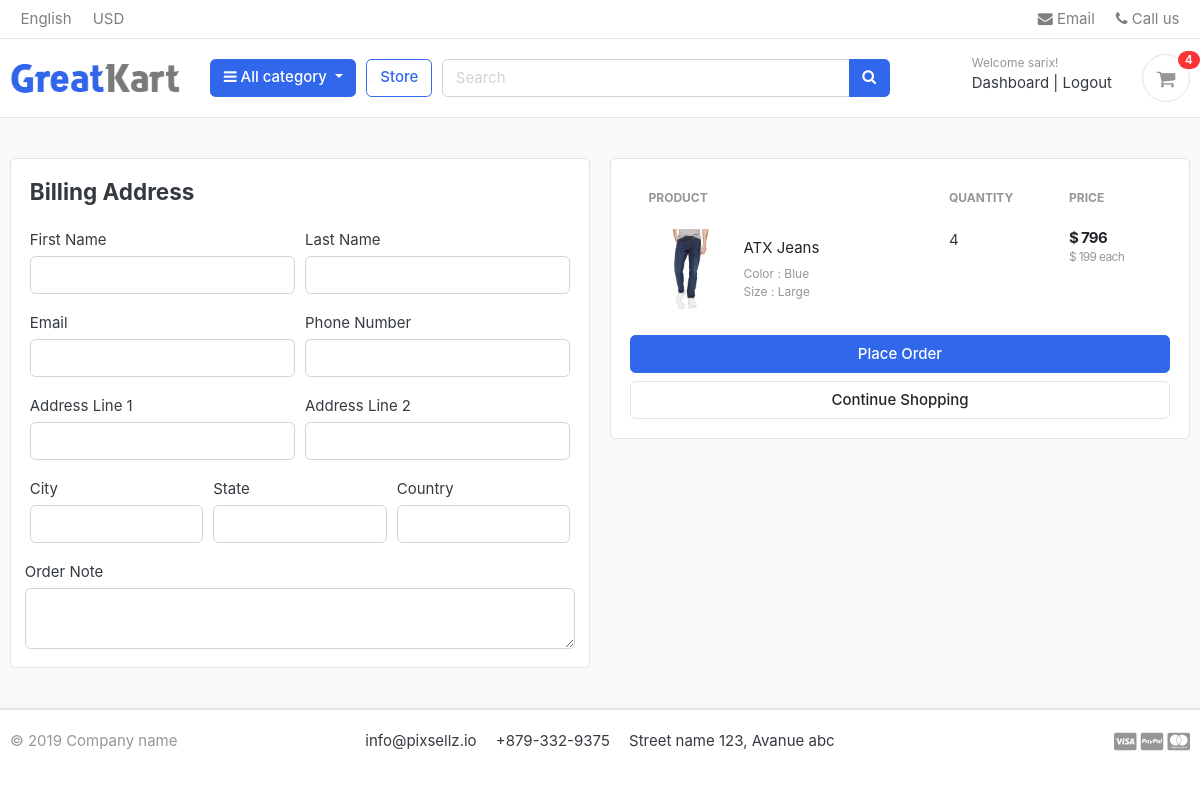
The app's page /cart/checkout/ (signed in) with its own data.
### accounts/models.py (models this page shows, shortened)
class Account(AbstractBaseUser):
    first_name      = models.CharField(max_length=50)
    last_name       = models.CharField(max_length=50)
    username        = models.CharField(max_length=50, unique=True)
    email           = models.EmailField(max_length=100, unique=True)
    phone_number    = models.CharField(max_length=50)
    date_joined     = models.DateTimeField(auto_now_add=True)
    last_login      = models.DateTimeField(auto_now_add=True)
    is_admin        = models.BooleanField(default=False)
    is_staff        = models.BooleanField(default=False)
    is_active        = models.BooleanField(default=False)
    is_superadmin        = models.BooleanField(default=False)
    USERNAME_FIELD = 'email'
    REQUIRED_FIELDS = ['username', 'first_name', 'last_name']
    objects = MyAccountManager()

### carts/models.py (models this page shows, shortened)
class CartItem(models.Model):
    user = models.ForeignKey(Account, on_delete=models.CASCADE, null=True)
    product = models.ForeignKey(Product, on_delete=models.CASCADE)
    variations = models.ManyToManyField(Variation, blank=True)
    cart    = models.ForeignKey(Cart, on_delete=models.CASCADE, null=True)
    quantity = models.IntegerField()
    is_active = models.BooleanField(default=True)
    def sub_total(self):
        return self.product.price * self.quantity

### store/models.py (models this page shows, shortened)
class Product(models.Model):
    product_name    = models.CharField(max_length=200, unique=True)
    slug            = models.SlugField(max_length=200, unique=True)
    description     = models.TextField(max_length=500, blank=True)
    price           = models.IntegerField()
    images          = models.ImageField(upload_to='photos/products')
    stock           = models.IntegerField()
    is_available    = models.BooleanField(default=True)
    category        = models.ForeignKey(Category, on_delete=models.CASCADE)
    created_date    = models.DateTimeField(auto_now_add=True)
    modified_date   = models.DateTimeField(auto_now=True)
    def get_url(self):
        return reverse('product_detail', args=[self.category.slug, self.slug])

class Variation(models.Model):
    product = models.ForeignKey(Product, on_delete=models.CASCADE)
    variation_category = models.CharField(max_length=100, choices=variation_category_choice)
    variation_value     = models.CharField(max_length=100)
    is_active           = models.BooleanField(default=True)
    created_date        = models.DateTimeField(auto_now=True)
    objects = VariationManager()

### carts/views.py (the view)
# urls.py: path('checkout/', views.checkout, name='checkout'),
@login_required(login_url='login')
def checkout(request, total=0, quantity=0, cart_items=None):
    try:
        tax = 0
        grand_total = 0
        if request.user.is_authenticated:
            cart_items = CartItem.objects.filter(user=request.user, is_active=True)
        else:
            cart = Cart.objects.get(cart_id=_cart_id(request))
            cart_items = CartItem.objects.filter(cart=cart, is_active=True)
        for cart_item in cart_items:
            total += (cart_item.product.price * cart_item.quantity)
            quantity += cart_item.quantity
        tax = (2 * total)/100
        grand_total = total + tax
    except ObjectDoesNotExist:
        pass #just ignore
    context = {
        'total': total,
        'quantity': quantity,
        'cart_items': cart_items,
        'tax'       : tax,
        'grand_total': grand_total,
    }
    return render(request, 'store/checkout.html', context)

### carts/context_processors.py (called while the page is built)
def counter(request):
    cart_count = 0
    if 'admin' in request.path:
        return {}
    else:
        try:
            cart = Cart.objects.filter(cart_id=_cart_id(request))
            if request.user.is_authenticated:
                cart_items = CartItem.objects.all().filter(user=request.user)
            else:
                cart_items = CartItem.objects.all().filter(cart=cart[:1])
            for cart_item in cart_items:
                cart_count += cart_item.quantity
        except Cart.DoesNotExist:
            cart_count = 0
    return dict(cart_count=cart_count)

### carts/views.py (called while the page is built)
def _cart_id(request):
    cart = request.session.session_key
    if not cart:
        cart = request.session.create()
    return cart

### category/context_processors.py (called while the page is built)
def menu_links(request):
    links = Category.objects.all()
    return dict(links=links)

### category/models.py (called while the page is built)
    def get_url(self):
            return reverse('products_by_category', args = [self.slug])

### templates/store/checkout.html (shortened to what this page needs)
{% extends 'base.html' %}
{% load static %}
{% block content %}
<section class="section-content padding-y bg">
<div class="container">
<div class="row">
	<aside class="col-lg-6">
<div class="card">
  <div class="card-body">
    <h4 class="card-title mb-4">Billing Address</h4>
    <form action="{% url 'place_order' %}" method="POST">
      <div class="form-row">
        <div class="col form-group">
          <label for="">First Name</label>
          <input type="text" name="first_name" class="form-control" required>
        </div>
        <div class="col form-group">
          <label for="">Last Name</label>
          <input type="text" name="last_name" class="form-control" required>
        </div>
      </div>
      <div class="form-row">
        <div class="col form-group">
          <label for="">Email</label>
          <input type="email" name="email" class="form-control" required>
        </div>
        <div class="col form-group">
          <label for="">Phone Number</label>
          <input type="text" name="phone" class="form-control" required>
        </div>
      </div>
      <div class="form-row">
        <div class="col form-group">
          <label for="">Address Line 1</label>
          <input type="text" name="address_line_1" class="form-control" required>
        </div>
        <div class="col form-group">
          <label for="">Address Line 2</label>
          <input type="text" name="address_line_2" class="form-control">
        </div>
      </div>
      <div class="form-row">
        <div class="col form-group">
          <label for="">City</label>
          <input type="text" name="city" class="form-control" required>
        </div>
        <div class="col form-group">
          <label for="">State</label>
          <input type="text" name="state" class="form-control" required>
        </div>
        <div class="col form-group">
          <label for="">Country</label>
          <input type="text" name="country" class="form-control" required>
        </div>
        </div>
        <div class="form-row">
          <label for="">Order Note</label>
          <textarea name="order_note" rows="2" class="form-control"></textarea>
        </div>
  </div>
</div>
	</aside>
	<aside class="col-lg-6">
		<div class="card">
		<div class="card-body">
      <table class="table table-borderless table-shopping-cart">
      <thead class="text-muted">
      <tr class="small text-uppercase">
        <th scope="col">Product</th>
        <th scope="col" width="120">Quantity</th>
        <th scope="col" width="120">Price</th>
      </tr>
      </thead>
      <tbody>
      {% for cart_item in cart_items %}
      <tr>
      	<td>
      		<figure class="itemside align-items-center">
      			<div class="aside"><img src="{{ cart_item.product.images.url }}" class="img-sm"></div>
      			<figcaption class="info">
      				<a href="{{ cart_item.product.get_url }}" class="title text-dark">{{ cart_item.product.product_name }}</a>
      				<p class="text-muted small">
      					{% if cart_item.variations.all %}
      						{% for item in cart_item.variations.all %}
      							{{ item.variation_category | capfirst }} : {{ item.variation_value | capfirst }} <br>
      						{% endfor %}
      					{% endif %}
      				</p>
      			</figcaption>
      		</figure>
      	</td>
      	<td>
      				<label for="">{{cart_item.quantity}}</label>
      	</td>
      	<td>
      		<div class="price-wrap">
      			<var class="price">$ {{ cart_item.sub_total }}</var>
      			<small class="text-muted"> $ {{ cart_item.product.price }} each </small>
      		</div>
      	</td>
      </tr>
      {% endfor %}
      </tbody>
      </table>
      <button type="submit" name="submit" class="btn btn-primary btn-block">Place Order</button>
			<a href="{% url 'store' %}" class="btn btn-light btn-block">Continue Shopping</a>
		</div>
		</div>
</aside>
</div>
</div>
</section>
{% endblock %}

### templates/includes/navbar.html (shortened to what this page needs)
{% load static %}
<header class="section-header">
<nav class="navbar p-md-0 navbar-expand-sm navbar-light border-bottom">
<div class="container">
  <div class="collapse navbar-collapse" id="navbarTop4">
    <ul class="navbar-nav mr-auto">
      <li class="nav-item dropdown">
      <a href="#" class="nav-link">   English </a>
    </li>
    <li class="nav-item dropdown">
      <a href="#" class="nav-link"> USD </a>
    </li>
    </ul>
    <ul class="navbar-nav">
    <li><a href="#" class="nav-link"> <i class="fa fa-envelope"></i> Email </a></li>
    <li><a href="#" class="nav-link"> <i class="fa fa-phone"></i> Call us </a></li>
  </ul>
  </div>
</div>
</nav>
<section class="header-main border-bottom">
  <div class="container">
<div class="row align-items-center">
  <div class="col-lg-2 col-md-3 col-6">
    <a href="{% url 'home' %}" class="brand-wrap">
      <img class="logo" src="{% static './images/logo.png' %}">
    </a>
  </div>
  <div class="col-lg col-sm col-md col-6 flex-grow-0">
    <div class="category-wrap dropdown d-inline-block float-right">
      <button type="button" class="btn btn-primary dropdown-toggle" data-toggle="dropdown">
        <i class="fa fa-bars"></i> All category
      </button>
    </div>
  </div>
  <a href="{% url 'store' %}" class="btn btn-outline-primary">Store</a>
  <div class="col-lg  col-md-6 col-sm-12 col">
    <form action="{% url 'search' %}" class="search" method='GET'>
      <div class="input-group w-100">
          <input type="text" class="form-control" style="width:60%;" placeholder="Search" name="keyword">
          <div class="input-group-append">
            <button class="btn btn-primary" type="submit">
              <i class="fa fa-search"></i>
            </button>
          </div>
        </div>
    </form>
  </div>
  <div class="col-lg-3 col-sm-6 col-8 order-2 order-lg-3">
        <div class="d-flex justify-content-end mb-3 mb-lg-0">
          {% if user.id is None %}
          <div class="widget-header">
            <small class="title text-muted">Welcome guest!</small>
            <div>
              <a href="{% url 'login' %}">Sign in</a> <span class="dark-transp"> | </span>
              <a href="{% url 'register' %}"> Register</a>
            </div>
          </div>
          {% else %}
          <div class="widget-header">
            <small class="title text-muted">Welcome {{user.first_name}}!</small>
            <div>
              <a href="{% url 'dashboard' %}">Dashboard</a> <span class="dark-transp"> | </span>
              <a href="{% url 'logout' %}"> Logout</a>
            </div>
          </div>
          {% endif %}
          <a href="{% url 'cart' %}" class="widget-header pl-3 ml-3">
            <div class="icon icon-sm rounded-circle border"><i class="fa fa-shopping-cart"></i></div>
            <span class="badge badge-pill badge-danger notify">{{cart_count}}</span>
          </a>
        </div>
      </div>
</div>
  </div>
</section>
</header>

### static/css/ui.css (style rules this page uses)
html { font-family: "Inter", sans-serif; font-size: 15px; }
.price-wrap { letter-spacing: -0.7px; }
.icon-xs, .icon-sm, .icon-md, .icon-lg { display: inline-block; text-align: center; flex-shrink: 0; flex-grow: 0; }
.icon-sm { width: 48px; height: 48px; line-height: 48px !important; font-size: 20px; }
.img-xs, .img-sm, .img-md, .img-lg { -o-object-fit: cover; object-fit: cover; flex-shrink: 0; flex-grow: 0; }
.img-sm { width: 80px; height: 80px; }
.padding-y { padding-top: 40px; padding-bottom: 40px; }
var { font-style: normal; }
figure { margin-bottom: 0; }
article:after, .form-group:after { display: block; clear: both; content: ""; }
.bg { background-color: #f8f9fa; }
p:last-child { margin-bottom: 0; }
.header-main { position: relative; padding-top: 1rem; padding-bottom: 1rem; }
.brand-wrap .logo, .navbar-brand .logo { margin-right: 7px; max-height: 42px; display: inline-block; }
.widget-header { display: inline-block; vertical-align: middle; position: relative; }
.widget-header a { color: #343a40; }
.widget-header i { color: #969696; }
.widget-header .title { display: block; }
.widget-header .notify { position: absolute; top: -3px; right: -10px; }
.btn-light { background-color: #fff; border-color: #e4e4e4; }
.itemside { position: relative; display: flex; width: 100%; }
.itemside .aside { position: relative; flex-shrink: 0; }
.itemside .info { padding-left: 15px; padding-right: 7px; }
.itemside p { margin-bottom: 0; }
.itemside .title { display: block; margin-bottom: 5px; color: #212529; }
.notify { position: absolute; top: -4px; right: -10px; display: inline-block; padding: 0.25em 0.6em; font-size: 12px; line-height: 1; text-align: center; border-radius: 3rem; color: #fff; background-color: #fa3434; }
.price { font-weight: 600; color: #212529; }
.table-shopping-cart.table td, .table-shopping-cart.table th { padding-left: 1.25rem; padding-right: 1.25rem; }
.table-shopping-cart .price-wrap { line-height: 1.2; }
.table-shopping-cart .price { font-weight: bold; margin-right: 5px; display: block; }

### records on screen
Account: first_name "sarix"
CartItem: product.images (picture), product.product_name "ATX Jeans", quantity "4", sub_total "796", product.price "199"
Variation: variation_category "Color", variation_value "Blue"
Variation: variation_category "Size", variation_value "Large"

### other values on screen
{{ cart_count }} "4"
